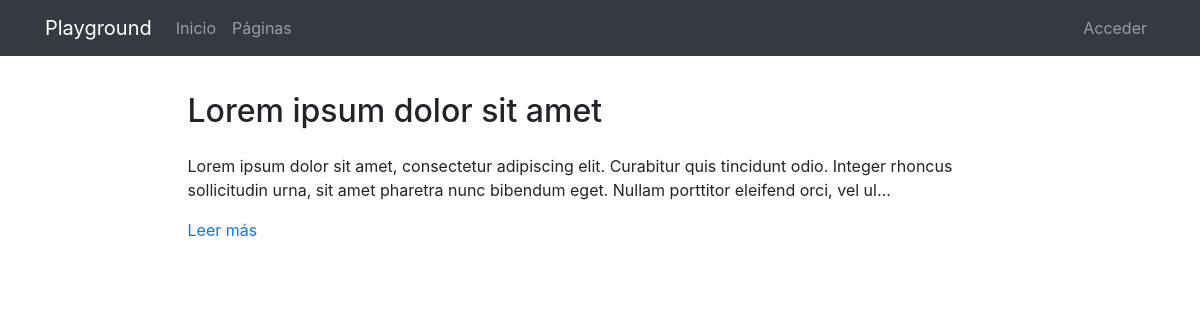
The page /pages/ on the database its author committed.
### pages/models.py (models this page shows, shortened)
class Page(models.Model):
    title = models.CharField(verbose_name="Título", max_length=200)
    content = RichTextField(verbose_name="Contenido")
    order = models.SmallIntegerField(verbose_name="Orden", default=0)
    created = models.DateTimeField(auto_now_add=True, verbose_name="Fecha de creación")
    updated = models.DateTimeField(auto_now=True, verbose_name="Fecha de edición")
    class Meta:
        verbose_name = "página"
        verbose_name_plural = "páginas"
        ordering = ['order', '-title']

### pages/views.py (the view)
# urls.py: path('', PageListView.as_view(), name='pages'),
class PageListView(ListView):
    model = Page

### pages/templates/pages/page_list.html (shortened to what this page needs)
{% extends 'core/base.html' %}
{% load static %}
{% block content %}
{% include 'pages/includes/pages_menu.html' %}
<main role="main">
  <div class="container mb-4">
    {% for page in page_list|dictsort:"id" reversed %}
      <div class="row mt-3">
        <div class="col-md-9 mx-auto">
          <h2 class="mb-4">{{page.title}}</h2>
          <div>
            <p>{{page.content|striptags|safe|truncatechars:"200"}}</p>
            <p><a href="{% url 'pages:page' page.id page.title|slugify %}">Leer más</a>
            </p>
          </div>
        </div>
      </div>
    {% endfor %}
  </div>
</main>
{% endblock %}

### core/static/core/css/main.css (style rules this page uses)
main { padding-top: 20px; }
:root { --jumbotron-padding-y: 3rem; }

### rows shown on the page
Page: title "Lorem ipsum dolor sit amet", content "Lorem ipsum dolor sit amet, consectetur adipiscing elit. Curabitur quis tincidunt odio. Integer rhoncus sollicitudin urna, sit amet pharetra nunc bibendum eget. Nullam porttitor eleifend orci, vel ul…"
